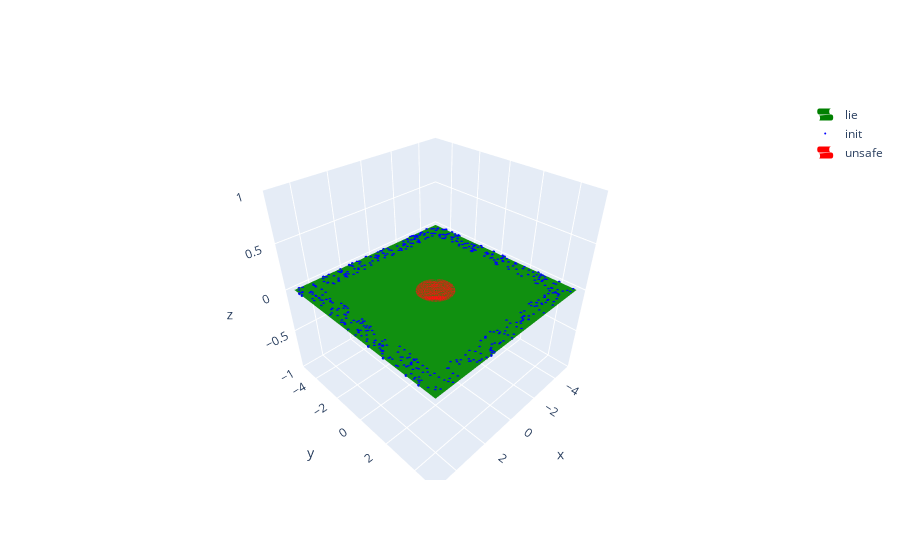

This figure's notebook cell:
### Code cell
# define state domains and input domains
# and initial, unsafe, lie state domains
domains = system.domains

print("Domains: ", list(domains.keys()), "\n")
for k, dom in domains.items():
    print(f"{k}: {dom}")

# Visualization of state domains
fig = Figure()
for dname, domain in domains.items():
    if dname in DOMAIN_COLORS:        
        color = DOMAIN_COLORS[dname] if dname in DOMAIN_COLORS else None
        fig = plot_domain(domain, fig, color=color, label=dname)
fig.update_traces(showlegend=True)

fig.show()

### Figure 1 — Plotly figure (JSON) as saved in the notebook; plotly's stock layout.template omitted (floating-point values rounded to 4 significant figures; data arrays with more than 128 entries replaced by an {"elided": "..."} marker saying what was removed)
{"data": [{"colorscale": [[0, "green"], [1, "green"]], "name": "lie", "opacity": 1, "showlegend": true, "showscale": false, "type": "surface", "x": [[-5, -3.889, -2.778, -1.667, -0.5556, 0.5556, 1.667, 2.778, 3.889, 5], [-5, -3.889, -2.778, -1.667, -0.5556, 0.5556, 1.667, 2.778, 3.889, 5], [-5, -3.889, -2.778, -1.667, -0.5556, 0.5556, 1.667, 2.778, 3.889, 5], [-5, -3.889, -2.778, -1.667, -0.5556, 0.5556, 1.667, 2.778, 3.889, 5], [-5, -3.889, -2.778, -1.667, -0.5556, 0.5556, 1.667, 2.778, 3.889, 5], [-5, -3.889, -2.778, -1.667, -0.5556, 0.5556, 1.667, 2.778, 3.889, 5], [-5, -3.889, -2.778, -1.667, -0.5556, 0.5556, 1.667, 2.778, 3.889, 5], [-5, -3.889, -2.778, -1.667, -0.5556, 0.5556, 1.667, 2.778, 3.889, 5], [-5, -3.889, -2.778, -1.667, -0.5556, 0.5556, 1.667, 2.778, 3.889, 5], [-5, -3.889, -2.778, -1.667, -0.5556, 0.5556, 1.667, 2.778, 3.889, 5]], "y": [[-5, -5, -5, -5, -5, -5, -5, -5, -5, -5], [-3.889, -3.889, -3.889, -3.889, -3.889, -3.889, -3.889, -3.889, -3.889, -3.889], [-2.778, -2.778, -2.778, -2.778, -2.778, -2.778, -2.778, -2.778, -2.778, -2.778], [-1.667, -1.667, -1.667, -1.667, -1.667, -1.667, -1.667, -1.667, -1.667, -1.667], [-0.5556, -0.5556, -0.5556, -0.5556, -0.5556, -0.5556, -0.5556, -0.5556, -0.5556, -0.5556], [0.5556, 0.5556, 0.5556, 0.5556, 0.5556, 0.5556, 0.5556, 0.5556, 0.5556, 0.5556], [1.667, 1.667, 1.667, 1.667, 1.667, 1.667, 1.667, 1.667, 1.667, 1.667], [2.778, 2.778, 2.778, 2.778, 2.778, 2.778, 2.778, 2.778, 2.778, 2.778], [3.889, 3.889, 3.889, 3.889, 3.889, 3.889, 3.889, 3.889, 3.889, 3.889], [5, 5, 5, 5, 5, 5, 5, 5, 5, 5]], "z": [[0, 0, 0, 0, 0, 0, 0, 0, 0, 0], [0, 0, 0, 0, 0, 0, 0, 0, 0, 0], [0, 0, 0, 0, 0, 0, 0, 0, 0, 0], [0, 0, 0, 0, 0, 0, 0, 0, 0, 0], [0, 0, 0, 0, 0, 0, 0, 0, 0, 0], [0, 0, 0, 0, 0, 0, 0, 0, 0, 0], [0, 0, 0, 0, 0, 0, 0, 0, 0, 0], [0, 0, 0, 0, 0, 0, 0, 0, 0, 0], [0, 0, 0, 0, 0, 0, 0, 0, 0, 0], [0, 0, 0, 0, 0, 0, 0, 0, 0, 0]]}, {"marker": {"color": "blue", "opacity": 1, "size": 1}, "mode": "markers", "name": "init", "showlegend": true, "type": "scatter3d", "x": {"elided": "500 float values"}, "y": {"elided": "500 float values"}, "z": {"elided": "500 int values"}}, {"colorscale": [[0, "red"], [1, "red"]], "name": "unsafe", "opacity": 1, "showlegend": true, "showscale": false, "type": "surface", "x": {"elided": "40x20 float values"}, "y": {"elided": "40x20 float values"}, "z": {"elided": "40x20 int values"}}], "layout": {}}
